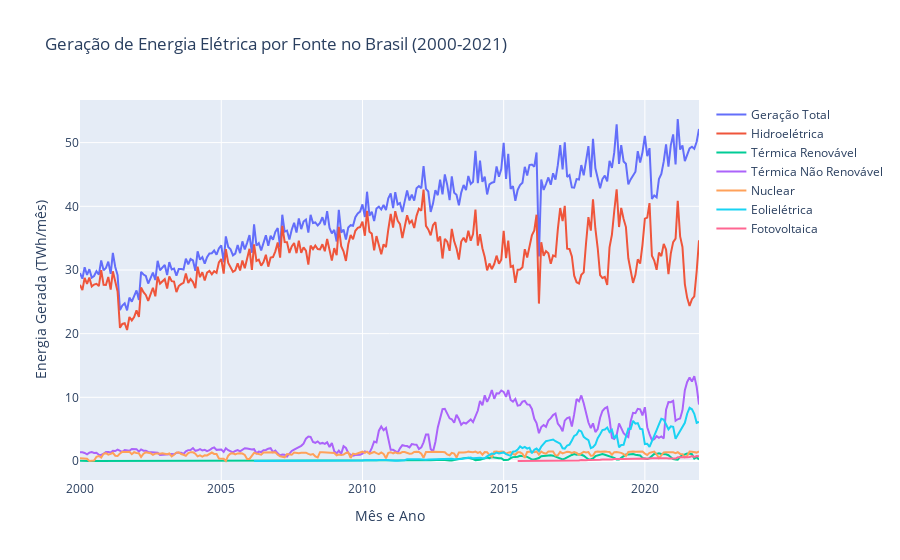

Write notebook code for a chart like this one.
### Markdown cell above
## Plot da geração

Para melhor visualizar o que os dados nos mostram, é plotado um gráfico onde mostra a geração total de energia elétrica por mês , sendo segmentado pelas fontes de energia.

### Code cell
fig = go.Figure()
fig.add_trace(go.Scatter(x=pd.to_datetime(df_val_geracao_by_resource.index.astype(str)), y=df_val_geracao_by_resource.val_geracao,
                         mode='lines', name='Geração Total'))
fig.add_trace(go.Scatter(x=pd.to_datetime(df_val_geracao_by_resource.index.astype(str)), y=df_val_geracao_by_resource.val_geracao_hidroelétrica,
                         mode='lines', name='Hidroelétrica'))
fig.add_trace(go.Scatter(x=pd.to_datetime(df_val_geracao_by_resource.index.astype(str)), y=df_val_geracao_by_resource.val_geracao_térmica_renovável,
                         mode='lines', name='Térmica Renovável'))
fig.add_trace(go.Scatter(x=pd.to_datetime(df_val_geracao_by_resource.index.astype(str)), y=df_val_geracao_by_resource.val_geracao_térmica_não_renovável,
                         mode='lines', name='Térmica Não Renovável'))
fig.add_trace(go.Scatter(x=pd.to_datetime(df_val_geracao_by_resource.index.astype(str)), y=df_val_geracao_by_resource.val_geracao_nuclear,
                         mode='lines', name='Nuclear'))
fig.add_trace(go.Scatter(x=pd.to_datetime(df_val_geracao_by_resource.index.astype(str)), y=df_val_geracao_by_resource.val_geracao_eolielétrica,
                         mode='lines', name='Eolielétrica'))
fig.add_trace(go.Scatter(x=pd.to_datetime(df_val_geracao_by_resource.index.astype(str)), y=df_val_geracao_by_resource.val_geracao_fotovoltaica,
                         mode='lines', name='Fotovoltaica'))

fig.update_layout(title='Geração de Energia Elétrica por Fonte no Brasil (2000-2021)',
                   xaxis_title='Mês e Ano',
                   yaxis_title='Energia Gerada (TWh/mês)')

fig.show()

### Figure 1 — Plotly figure (JSON) as saved in the notebook; plotly's stock layout.template omitted (floating-point values rounded to 4 significant figures; data arrays with more than 128 entries replaced by an {"elided": "..."} marker saying what was removed)
{"data": [{"mode": "lines", "name": "Geração Total", "type": "scatter", "x": {"elided": "264 str values"}, "y": {"elided": "264 float values"}}, {"mode": "lines", "name": "Hidroelétrica", "type": "scatter", "x": {"elided": "264 str values"}, "y": {"elided": "264 float values"}}, {"mode": "lines", "name": "Térmica Renovável", "type": "scatter", "x": {"elided": "264 str values"}, "y": {"elided": "264 float values"}}, {"mode": "lines", "name": "Térmica Não Renovável", "type": "scatter", "x": {"elided": "264 str values"}, "y": {"elided": "264 float values"}}, {"mode": "lines", "name": "Nuclear", "type": "scatter", "x": {"elided": "264 str values"}, "y": {"elided": "264 float values"}}, {"mode": "lines", "name": "Eolielétrica", "type": "scatter", "x": {"elided": "264 str values"}, "y": {"elided": "264 float values"}}, {"mode": "lines", "name": "Fotovoltaica", "type": "scatter", "x": {"elided": "264 str values"}, "y": {"elided": "264 float values"}}], "layout": {"title": {"text": "Geração de Energia Elétrica por Fonte no Brasil (2000-2021)"}, "xaxis": {"title": {"text": "Mês e Ano"}}, "yaxis": {"title": {"text": "Energia Gerada (TWh/mês)"}}}}
